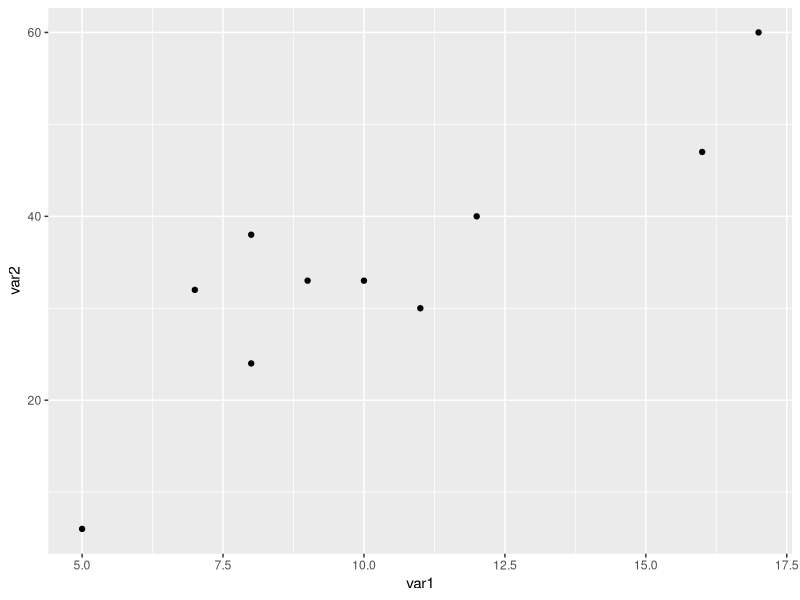

The R source for this figure:
library(tidyverse)
set.seed(123)
var1<-round(rnorm(10, mean=10, sd=4),0)
error<-round(rnorm(10, mean=10, sd=8),0)
var2<-round(2+2*var1+error,1)
df<-data.frame(var1, var2)
df

df %>% 
  ggplot(., aes(x=var1, y=var2))+geom_point()
